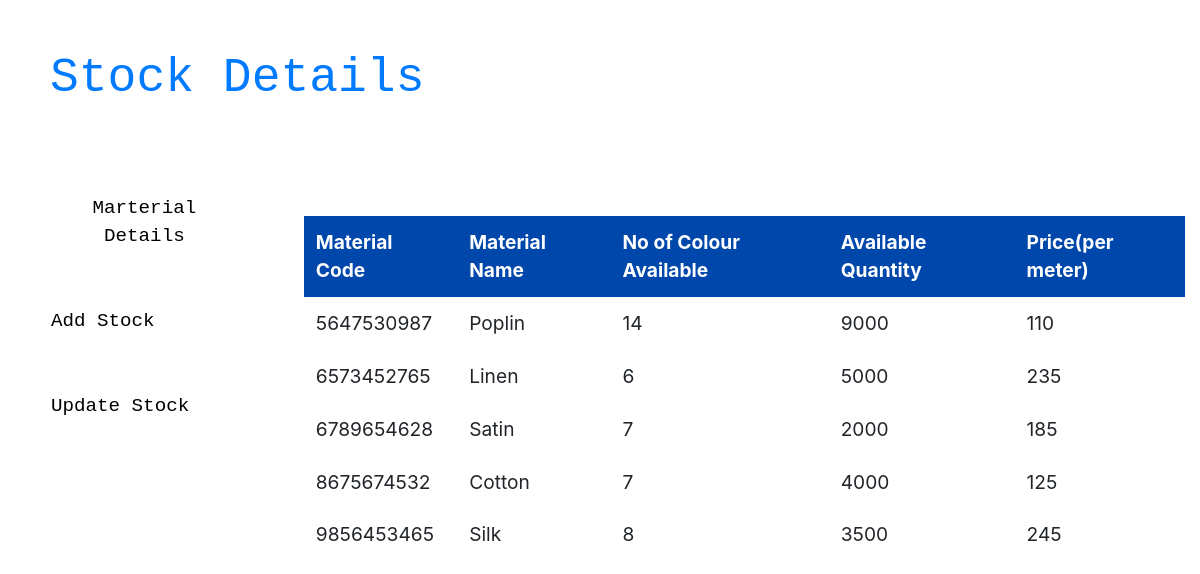
The page / on the database its author committed.
### tables this page shows
CREATE TABLE `materials` (
  `mat_code` char(10) NOT NULL,
  `mat_name` varchar(255) NOT NULL,
  `no_of_colors` int(2) NOT NULL,
  `quantity` int(5) NOT NULL,
  `price` char(5) NOT NULL
);

### index.php (the view, shortened to what this page needs)
<?php
include_once 'conn.php';
?>
<!DOCTYPE html>
<html>
    <head>
        <link rel="stylesheet" href="https://maxcdn.bootstrapcdn.com/bootstrap/4.3.1/css/bootstrap.min.css">
        <link rel="stylesheet" href="styles.css">
    </head>
    <body>
        <header>
            <h1>
                <a href="index.php">Stock Details</a>
            </h1>
        </header>
        <div class="row">
            <div class="col-sm-3">
                <nav>
                    <ul style="list-style-type:none;" class="nav flex-column">
                        <li class="nav-item">
                            <a class="nav-link" href="index.php">
                                <button>Marterial Details</button>
                            </a>
                        </li>
                        <li class="nav-item">
                            <a class="nav-link" href="add_stock.html">
                                <button>Add Stock</button>
                            </a>
                        </li>
                        <li class="nav-item">
                            <a class="nav-link" href="update_stock.php">
                                <button>Update Stock</button>
                            </a>
                        </li>
                    </ul>
                </nav>
            </div>
            <div class="col-sm-9">
                <table class="table table-borderless">
                    <tr>
                        <th>Material Code</th>
                        <th>Material Name</th>
                        <th>No of Colour Available</th>
                        <th>Available Quantity</th>
                        <th>Price(per meter)</th>
                    </tr>
                    <?php
                    $sql = "SELECT * FROM materials";
                    $result = $conn->query($sql);
                    if($result->num_rows > 0){
                        while ($row = $result->fetch_assoc()){
                    ?>
                    <tr>
                        <td><?php echo $row['mat_code']; ?></td>
                        <td><?php echo $row['mat_name']; ?></td>
                        <td><?php echo $row['no_of_colors']; ?></td>
                        <td><?php echo $row['quantity']; ?></td>
                        <td><?php echo $row['price']; ?></td>
                    </tr>
                    <?php
                        }
                    }
                    ?>
                </table>
            </div>
        </div>
    </body>
</html>

### styles.css (style rules this page uses)
header { height: 15%; }
h1 { padding: 50px; color: #002E63; font-family: 'Courier New', Courier, monospace; font-size: 300%; }
.row { margin-right: 0; }
nav { padding: 0px 0px 50px 15px; padding-top: 0; }
li { padding: 10px; }
button { background-color: white; border: none; padding: 10px; font-size: 120%; font-family: 'Courier New', Courier, monospace; border-radius: 8px; }
a:link { text-decoration: none; }
table { margin: 50px 0px 50px 0px; font-size: 120%; font-family: -apple-system, BlinkMacSystemFont, 'Segoe UI', Roboto, Oxygen, Ubuntu, Cantarell, 'Open Sans', 'Helvetica Neue', sans-serif; }
th { font-size: 100%; background-color: #0047AB; color: white; }
tr, td { font-size: 100%; }
.table { font-size: 120%; }

### rows shown on the page
materials: mat_code "5647530987", mat_name "Poplin", no_of_colors "14", quantity "9000", price "110"
materials: mat_code "6573452765", mat_name "Linen", no_of_colors "6", quantity "5000", price "235"
materials: mat_code "6789654628", mat_name "Satin", no_of_colors "7", quantity "2000", price "185"
materials: mat_code "8675674532", mat_name "Cotton", no_of_colors "7", quantity "4000", price "125"
materials: mat_code "9856453465", mat_name "Silk", no_of_colors "8", quantity "3500", price "245"
